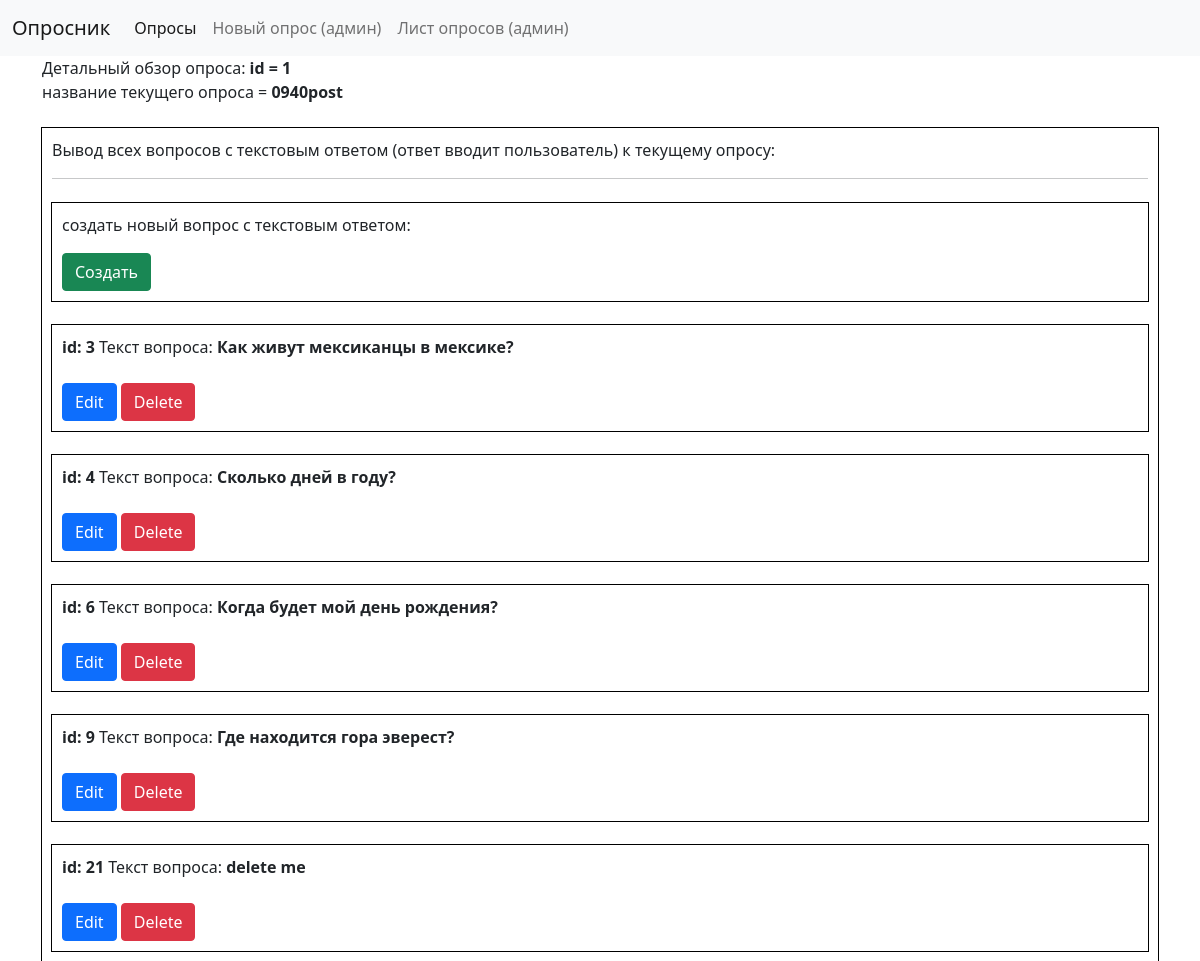
The app's page /opros_detailed/1 with its own data.
### app/models.py (models this page shows, shortened)
class Opros(models.Model):
    creator = models.ForeignKey(User, related_name='user_id_like', on_delete=models.CASCADE)
    title = models.CharField(max_length=500)
    opisanie = models.CharField(max_length=900)
    date_of_start = models.DateField(blank=True, null=True)
    date_of_end = models.DateField(blank=True, null=True)
    blocked = models.BooleanField(default=False)

class Question_tekst(models.Model):
    opros_id = models.ForeignKey(Opros, on_delete=models.DO_NOTHING, related_name="question_for_opros")
    question_text = models.CharField(max_length=1000)
    question_answer = models.CharField(max_length=1000, blank=True, null=True) #здесь ошибка этого поля быть не должно, это ответ, в обьекте ответ

### app/views.py (the view)
# urls.py: path("opros_detailed/<int:opros_id>", views.opros_detailed, name="opros_detailed"),
def opros_detailed(request, opros_id):
    current_opros = Opros.objects.get(pk=opros_id)
    questions_tekst = current_opros.question_for_opros.all()
    return render(request, "app/opros_detailed.html",{
        "current_opros": current_opros,
        "questions_tekst": questions_tekst,
    })

### app/templates/app/opros_detailed.html (shortened to what this page needs)
{% extends "app/layout.html" %}
{% block body %}
    Детальный обзор опроса:
    <b>id = {{current_opros.id}}</b><br>
    название текущего опроса = <b>{{current_opros.title}}<br><br> </b>
    <div class="questions_tekst">
        <p>Вывод всех вопросов с текстовым ответом (ответ вводит пользователь) к текущему опросу:</p>
        <hr>
        {% if current_opros.date_of_start == None %}
            <div class="questions_tekst mt-4">
                <p>создать новый вопрос с текстовым ответом:</p>
                <a href="{% url 'new_vopros_text' current_opros.id %}" class="btn btn-success">Создать</a>
            </div>
        {% else %}
            <p class="mt-4">Здесь нельзя создать вопрос </p>
        {% endif %}
        {% for vopros in questions_tekst  %}
            <div class="questions_tekst mt-4">
                <b>id: {{vopros.id}}</b>
                Текст вопроса: <b>{{vopros.question_text}}</b>
                {% if current_opros.date_of_start == None %}
                    <div class="mt-4">
                        <a href="{% url 'edit_vopros_text' vopros.id %}" class="btn btn-primary">Edit</a>
                        <a href="{% url 'delete_vopros_text' vopros.id %}" class="btn btn-danger">Delete</a>
                    </div>
                {% else %}
                    <p class="mt-4">Нельзя изменить или удалить вопрос так как опрос имеет дату старта</p>
                {% endif %}
            </div>
        {% endfor %}
    </div>
{% endblock %}

### static/styles.css (style rules this page uses)
.questions_tekst { outline: black solid 1px; padding: 10px; }

### records on screen
Opros: id "1", title "0940post"
Question_tekst: id "3", question_text "Как живут мексиканцы в мексике?"
Question_tekst: id "4", question_text "Сколько дней в году?"
Question_tekst: id "6", question_text "Когда будет мой день рождения?"
Question_tekst: id "9", question_text "Где находится гора эверест?"
Question_tekst: id "21", question_text "delete me"
